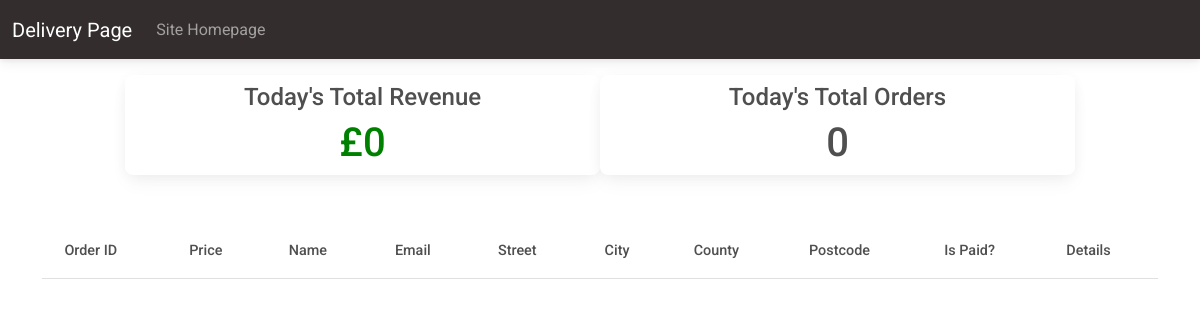
Page /cafe/dashboard/ (signed in) on the earlier database version.
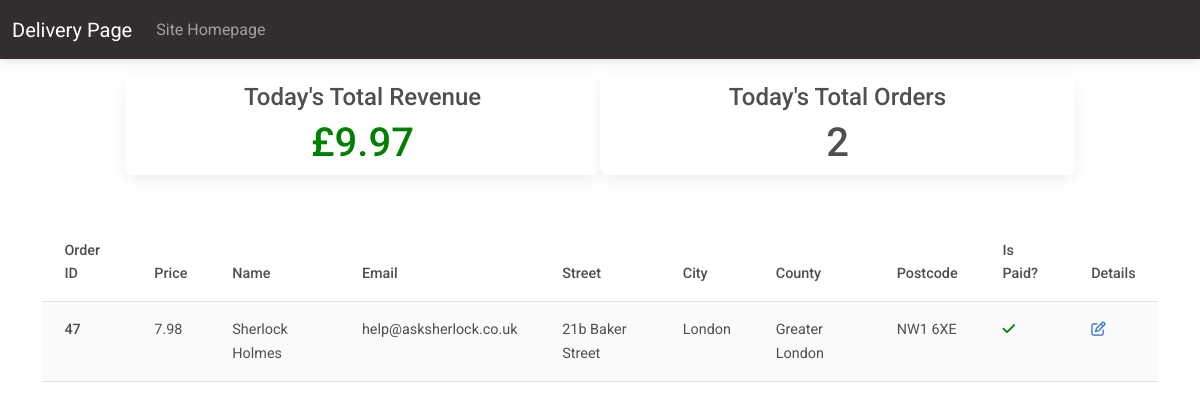
Same page on the later database version.
### customer/models.py (models this page shows, shortened)
class OrderModel(models.Model):
    created_on = models.DateTimeField(auto_now_add=True)
    price = models.DecimalField(max_digits=7, decimal_places=2)
    items = models.ManyToManyField('MenuItem', related_name='order', blank=True)
    name = models.CharField(max_length=50, blank=True)
    email = models.CharField(max_length=50, blank=True)
    street = models.CharField(max_length=50, blank=True)
    city = models.CharField(max_length=50, blank=True)
    county = models.CharField(max_length=15, blank=True)
    post_code = models.CharField(max_length=15, blank=True, null=True)
    is_paid = models.BooleanField(default=False)
    is_shipped = models.BooleanField(default=False)

### cafe/views.py (the view)
# urls.py: path('dashboard/', Dashboard.as_view(), name='dashboard'),
class Dashboard(LoginRequiredMixin, UserPassesTestMixin, View):
    def get(self, request, *args, **kwargs):
        today = datetime.today()
        orders = OrderModel
        orders = OrderModel.objects.filter(
            created_on__year=today.year, created_on__month=today.month, created_on__day=today.day)
        unshipped_orders = []
        total_revenue = 0
        for order in orders:
            total_revenue += order.price
            if not order.is_shipped:
                unshipped_orders.append(order)
        context = {
            'orders': unshipped_orders,
            'total_revenue': total_revenue,
            'total_orders': len(orders),
        }
        return render(request, 'cafe/dashboard.html', context)
    def test_func(self):
        return self.request.user.groups.filter(name='Staff').exists()

### cafe/templates/cafe/dashboard.html
{% extends 'cafe/base.html' %}
{% block content %}
    <div class="container">
        <div class="row justify-content-center mt-3">
            <div class="card col-md-5 mr-3">
                <h4 class="text-center pt-2">Today's Total Revenue</h4>
                <h1 class="text-center" style="color: green;">£{{ total_revenue }}</h1>
            </div>
            <div class="card col-md-5 mr-3">
                <h4 class="text-center pt-2">Today's Total Orders</h4>
                <h1 class="text-center" style="color: #ad003;">{{ total_orders }}</h1>
            </div>
        </div>
        <div class="row justify-content-center">
            <div class="col-md-12 mt-5">
                <table class="table table-hover table-striped">
                    <thead>
                        <tr>
                            <th scrope="col">Order ID</th>
                            <th scrope="col">Price</th>
                            <th scrope="col">Name</th>
                            <th scrope="col">Email</th>
                            <th scrope="col">Street</th>
                            <th scrope="col">City</th>
                            <th scrope="col">County</th>
                            <th scrope="col">Postcode</th>
                            <th scrope="col">Is Paid?</th>
                            <th scrope="col">Details</th>
                        </tr>
                    </thead>
                    <tbody>
                        {% for order in orders %}
                        <tr>
                            <th scrope="row">{{ order.pk }}</th>
                            <td>{{ order.price }}</td>
                            <td>{{ order.name }}</td>
                            <td>{{ order.email }}</td>
                            <td>{{ order.street }}</td>
                            <td>{{ order.city }}</td>
                            <td>{{ order.county }}</td>
                            <td>{{ order.post_code }}</td>
                            <td>
                                {% if order.is_paid %}
                                <i style="color: green;" class="fas fa-check"></i>
                                {% else %}
                                <i style="color: red;" class="fas fa-times"></i>
                                {% endif %}
                            </td>
                            <td><a href="{% url 'order-details' order.pk %}"><i class="far fa-edit"></i></a></td>
                        </tr>
                        {% endfor %}
                    </tbody>
                </table>
            </div>
        </div>
    </div>
{% endblock content %}

### cafe/templates/cafe/base.html (shortened to what this page needs)
{% load static %}
<!DOCTYPE html>
<html lang="en">
<head>
    <link href="https://cdnjs.cloudflare.com/ajax/libs/font-awesome/6.0.0/css/all.min.css" rel="stylesheet" />
    <link href="https://cdnjs.cloudflare.com/ajax/libs/mdb-ui-kit/6.2.0/mdb.min.css" rel="stylesheet" />
    <link href="{% static 'customer/site.css' %}" rel="stylesheet" />
</head>
<body>
    {% include 'cafe/navigation.html' %}
    {% block content %}
    {% endblock content %}
</body>
</html>

### cafe/templates/cafe/navigation.html (shortened to what this page needs)
<nav class="navbar navbar-expand-lg navbar-dark bg-dark">
    <div class="container-fluid">
        <a class="navbar-brand" href="{% url 'index' %}">Delivery Page</a>
        <div class="collapse navbar-collapse" id="navbarNav">
            <ul class="navbar-nav me-auto">
                <li class="nav-item">
                    <a class="nav-link" href="{% url 'index' %}">Site Homepage</a>
                </li>
            </ul>
        </div>
    </div>
</nav>

Differences in the rows shown:
added OrderModel: pk "47", price "7.98", name "Sherlock Holmes", email "help@asksherlock.co.uk", street "21b Baker Street", city "London", county "Greater London", post_code "NW1 6XE", is_paid True (drawn)
Other differences:
{{ total_revenue }}: "0" → "9.97"
{{ total_orders }}: "0" → "2"
